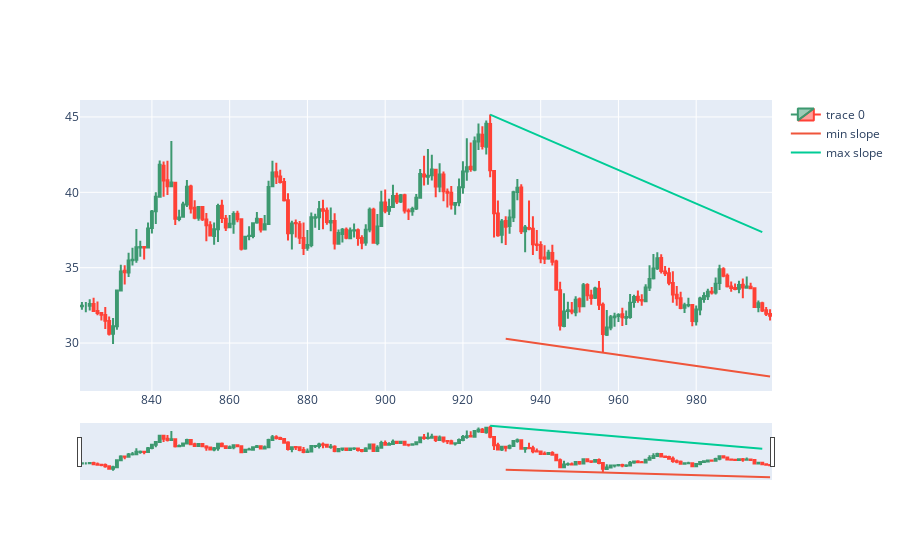

This figure's notebook cell:
### Code cell
import numpy as np
from matplotlib import pyplot
backcandles= 100
brange = 50 #should be less than backcandles
wind = 5

candleid = 999

optbackcandles= backcandles
sldiff = 100
sldist = 999
for r1 in range(backcandles-brange, backcandles+brange):
    maxim = np.array([])
    minim = np.array([])
    xxmin = np.array([])
    xxmax = np.array([])
    
    for i in range(candleid-r1, candleid+1, wind):
        minim = np.append(minim, df.low.iloc[i:i+wind].min())
        xxmin = np.append(xxmin, df.low.iloc[i:i+wind].idxmin())
    for i in range(candleid-r1, candleid+1, wind):
        maxim = np.append(maxim, df.high.loc[i:i+wind].max())
        xxmax = np.append(xxmax, df.high.iloc[i:i+wind].idxmax())
    slmin, intercmin = np.polyfit(xxmin, minim,1)
    slmax, intercmax = np.polyfit(xxmax, maxim,1)
    
    dist = (slmax*candleid + intercmax)-(slmin*candleid + intercmin)
    if(dist<sldist): #abs(slmin-slmax)<sldiff and
        #sldiff = abs(slmin-slmax)
        sldist = dist
        optbackcandles=r1
        slminopt = slmin
        slmaxopt = slmax
        intercminopt = intercmin
        intercmaxopt = intercmax
        maximopt = maxim.copy()
        minimopt = minim.copy()
        xxminopt = xxmin.copy()
        xxmaxopt = xxmax.copy()

        
print(optbackcandles)
dfpl = df[candleid-wind-optbackcandles-backcandles:candleid+optbackcandles]  
fig = go.Figure(data=[go.Candlestick(x=dfpl.index,
                open=dfpl['open'],
                high=dfpl['high'],
                low=dfpl['low'],
                close=dfpl['close'])])

adjintercmax = (df.high.iloc[xxmaxopt] - slmaxopt*xxmaxopt).max()
adjintercmin = (df.low.iloc[xxminopt] - slminopt*xxminopt).min()
fig.add_trace(go.Scatter(x=xxminopt, y=slminopt*xxminopt + adjintercmin, mode='lines', name='min slope'))
fig.add_trace(go.Scatter(x=xxmaxopt, y=slmaxopt*xxmaxopt + adjintercmax, mode='lines', name='max slope'))
fig.show()

### Figure 1 — Plotly figure (JSON) as saved in the notebook; plotly's stock layout.template omitted (floating-point values rounded to 4 significant figures; data arrays with more than 128 entries replaced by an {"elided": "..."} marker saying what was removed)
{"data": [{"close": {"elided": "178 float values"}, "high": {"elided": "178 float values"}, "low": {"elided": "178 float values"}, "open": {"elided": "178 float values"}, "type": "candlestick", "x": {"elided": "178 int values"}}, {"mode": "lines", "name": "min slope", "type": "scatter", "x": [931, 936, 941, 945, 947, 956, 957, 962, 967, 976, 979, 982, 991, 996, 999], "y": [30.29, 30.11, 29.92, 29.78, 29.7, 29.37, 29.33, 29.15, 28.96, 28.63, 28.52, 28.41, 28.08, 27.9, 27.79]}, {"mode": "lines", "name": "max slope", "type": "scatter", "x": [927, 934, 937, 943, 951, 955, 961, 965, 970, 972, 981, 986, 987, 993, 997], "y": [45.16, 44.38, 44.05, 43.38, 42.49, 42.04, 41.37, 40.93, 40.37, 40.15, 39.15, 38.59, 38.48, 37.81, 37.36]}], "layout": {}}
